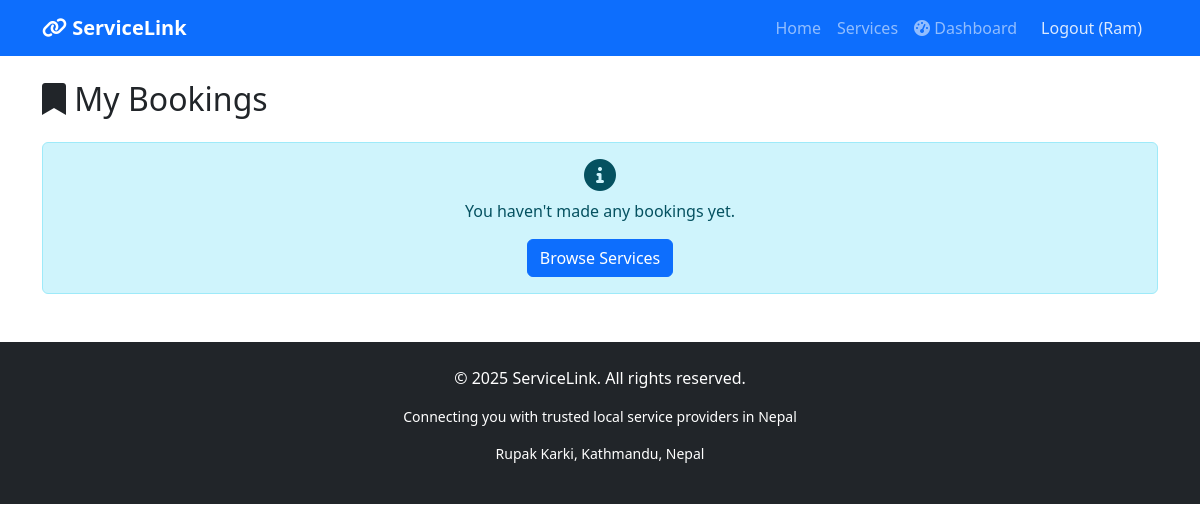
Page /services/my-bookings/ (signed in) on the earlier database version.
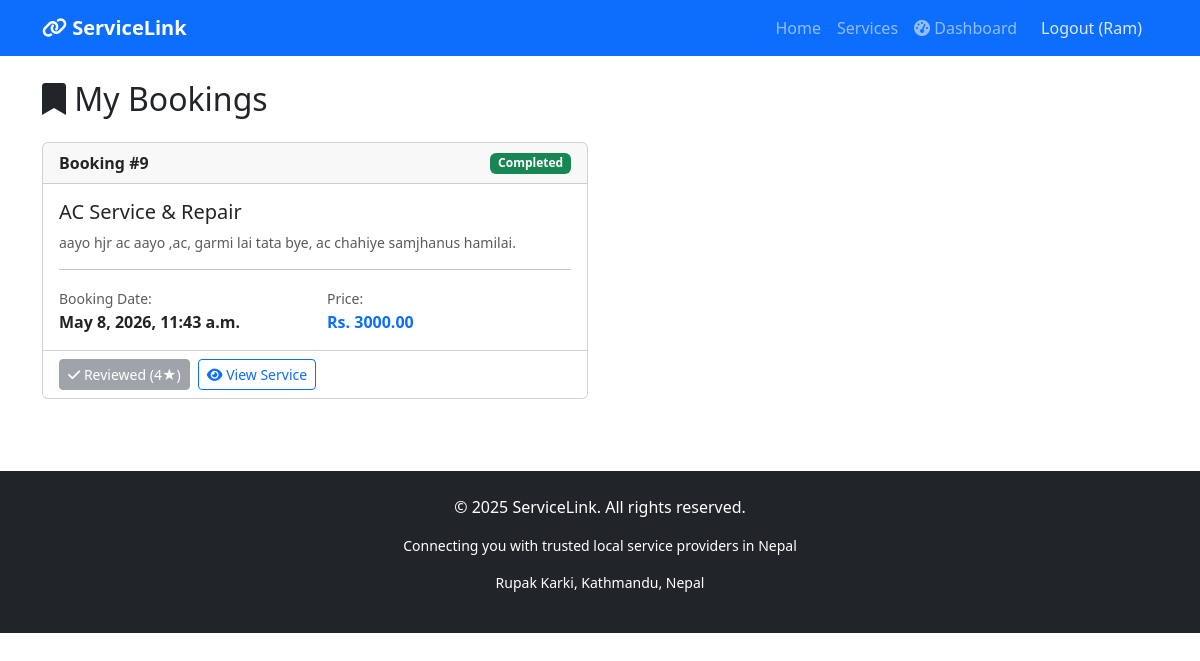
Same page on the later database version.
### services/models.py (models this page shows, shortened)
class Booking(models.Model):
    STATUS_CHOICES = [
        ('pending', 'Pending'),
        ('confirmed', 'Confirmed'),
        ('completed', 'Completed'),
        ('cancelled', 'Cancelled'),
    ]
    service = models.ForeignKey(Service, on_delete=models.CASCADE, related_name='bookings')
    customer = models.ForeignKey(User, on_delete=models.CASCADE, related_name='bookings')
    booking_date = models.DateTimeField()
    special_requests = models.TextField(blank=True)
    status = models.CharField(max_length=20, choices=STATUS_CHOICES, default='pending')
    created_at = models.DateTimeField(auto_now_add=True)
    updated_at = models.DateTimeField(auto_now=True)
    class Meta:
        ordering = ['-created_at']

class Service(models.Model):
    title = models.CharField(max_length=200)
    description = models.TextField()
    price = models.DecimalField(max_digits=10, decimal_places=2)
    category = models.ForeignKey(Category, on_delete=models.CASCADE)
    provider = models.ForeignKey(User, on_delete=models.CASCADE, related_name='services')
    image = models.ImageField(upload_to='services/', blank=True, null=True)
    location = models.CharField(max_length=200, blank=True)
    is_available = models.BooleanField(default=True)
    created_at = models.DateTimeField(auto_now_add=True)

class Review(models.Model):
    booking = models.OneToOneField(Booking, on_delete=models.CASCADE, related_name='review')
    rating = models.IntegerField(choices=[(i, i) for i in range(1, 6)])  # 1 to 5 stars
    comment = models.TextField()
    created_at = models.DateTimeField(auto_now_add=True)
    class Meta:
        ordering = ['-created_at']

### services/views.py (the view)
# urls.py: path('my-bookings/', views.my_bookings, name='my_bookings'),
@login_required
def my_bookings(request):
    bookings = Booking.objects.filter(customer=request.user)
    return render(request, 'services/my_bookings.html', {
        'bookings': bookings
    })

### services/templates/services/my_bookings.html (shortened to what this page needs)
{% extends 'base.html' %}
{% block content %}
<div class="container mt-4">
    <h2 class="mb-4"><i class="fas fa-bookmark"></i> My Bookings</h2>
    {% if bookings %}
        <div class="row">
            {% for booking in bookings %}
            <div class="col-md-6 mb-4">
                <div class="card h-100">
                    <div class="card-header d-flex justify-content-between align-items-center">
                        <strong>Booking #{{ booking.id }}</strong>
                        <span class="badge {% if booking.status == 'pending' %}bg-warning
                                           {% elif booking.status == 'confirmed' %}bg-info
                                           {% elif booking.status == 'completed' %}bg-success
                                           {% else %}bg-danger{% endif %}">
                            {{ booking.status|title }}
                        </span>
                    </div>
                    <div class="card-body">
                        <h5>{{ booking.service.title }}</h5>
                        <p class="text-muted small">{{ booking.service.description|truncatewords:15 }}</p>
                        <hr>
                        <div class="row">
                            <div class="col-6">
                                <small class="text-muted">Booking Date:</small>
                                <p class="mb-0"><strong>{{ booking.booking_date|date:"F j, Y, g:i a" }}</strong></p>
                            </div>
                            <div class="col-6">
                                <small class="text-muted">Price:</small>
                                <p class="mb-0"><strong class="text-primary">Rs. {{ booking.service.price }}</strong></p>
                            </div>
                        </div>
                    </div>
                    <div class="card-footer bg-white">
                        <div class="d-flex gap-2">
                            {% if booking.status == 'pending' %}
                            <a href="{% url 'cancel_booking' booking.id %}" class="btn btn-danger btn-sm"
                               onclick="return confirm('Are you sure you want to cancel this booking?')">
                                <i class="fas fa-times"></i> Cancel
                            </a>
                             {% elif booking.status == 'completed' %}
                                 {% if booking.review %}
                                     <button class="btn btn-secondary btn-sm" disabled>
                                           <i class="fas fa-check"></i> Reviewed ({{ booking.review.rating }}★)
                                        </button>
                                 {% else %}
                                     <a href="{% url 'leave_review' booking.id %}" class="btn btn-warning btn-sm">
                                         <i class="fas fa-star"></i> Leave a Review
                                     </a>
                                 {% endif %}
                             {% endif %}
                            <a href="{% url 'service_detail' booking.service.id %}" class="btn btn-outline-primary btn-sm">
                                <i class="fas fa-eye"></i> View Service
                            </a>
                        </div>
                    </div>
                </div>
            </div>
            {% endfor %}
        </div>
    {% else %}
        <div class="alert alert-info text-center">
            <i class="fas fa-info-circle fa-2x mb-2"></i>
            <p>You haven't made any bookings yet.</p>
            <a href="{% url 'service_list' %}" class="btn btn-primary">Browse Services</a>
        </div>
    {% endif %}
</div>
{% endblock %}

### templates/base.html (shortened to what this page needs)
<!DOCTYPE html>
<html lang="en">
<head>
    <link href="https://cdn.jsdelivr.net/npm/bootstrap@5.3.0/dist/css/bootstrap.min.css" rel="stylesheet">
    <link rel="stylesheet" href="https://cdnjs.cloudflare.com/ajax/libs/font-awesome/6.0.0/css/all.min.css">
</head>
<body>
    <nav class="navbar navbar-expand-lg navbar-dark bg-primary">
        <div class="container">
            <a class="navbar-brand fw-bold" href="/">
                <i class="fas fa-link"></i> ServiceLink
            </a>
            <div class="collapse navbar-collapse" id="navbarNav">
                <ul class="navbar-nav ms-auto">
                    <li class="nav-item">
                        <a class="nav-link" href="/">Home</a>
                    </li>
                    <li class="nav-item">
                        <a class="nav-link" href="/services/">Services</a>
                    </li>
                    {% if user.is_authenticated %}
                        <li class="nav-item">
                            <a class="nav-link" href="{% url 'dashboard' %}">
                                <i class="fas fa-tachometer-alt"></i> Dashboard
                            </a>
                        </li>
                        <li class="nav-item">
                            <form action="{% url 'logout' %}" method="post" style="display: inline;">
                                <button type="submit" class="nav-link btn btn-link" style="display: inline; background: none; border: none; color: rgba(255,255,255,0.85); padding: 8px 16px;">
                                    Logout ({{ user.username }})
                                </button>
                            </form>
                        </li>
                    {% endif %}
                </ul>
            </div>
        </div>
    </nav>
    {% block content %}
    {% endblock %}
    <footer class="bg-dark text-white mt-5 py-4">
        <div class="container text-center">
            <p>&copy; 2025 ServiceLink. All rights reserved.</p>
            <p class="small">Connecting you with trusted local service providers in Nepal</p>
            <p class="small">Rupak Karki, Kathmandu, Nepal</p>
        </div>
    </footer>
</body>
</html>

### templates/base.html (style rules this page uses)
footer { margin-top: 50px; }

Differences in the rows shown:
added Booking: id "9", status "Completed", service "AC Service & Repair", service.description "aayo hjr ac aayo ,ac, garmi lai tata bye, ac chahiye samjhanus hamilai.", booking_date "May 8, 2026, 11:43 a.m.", service.price "3000.00", review.rating "4"
Other differences:
text no longer shown: "You haven't made any bookings yet. Browse Services"
